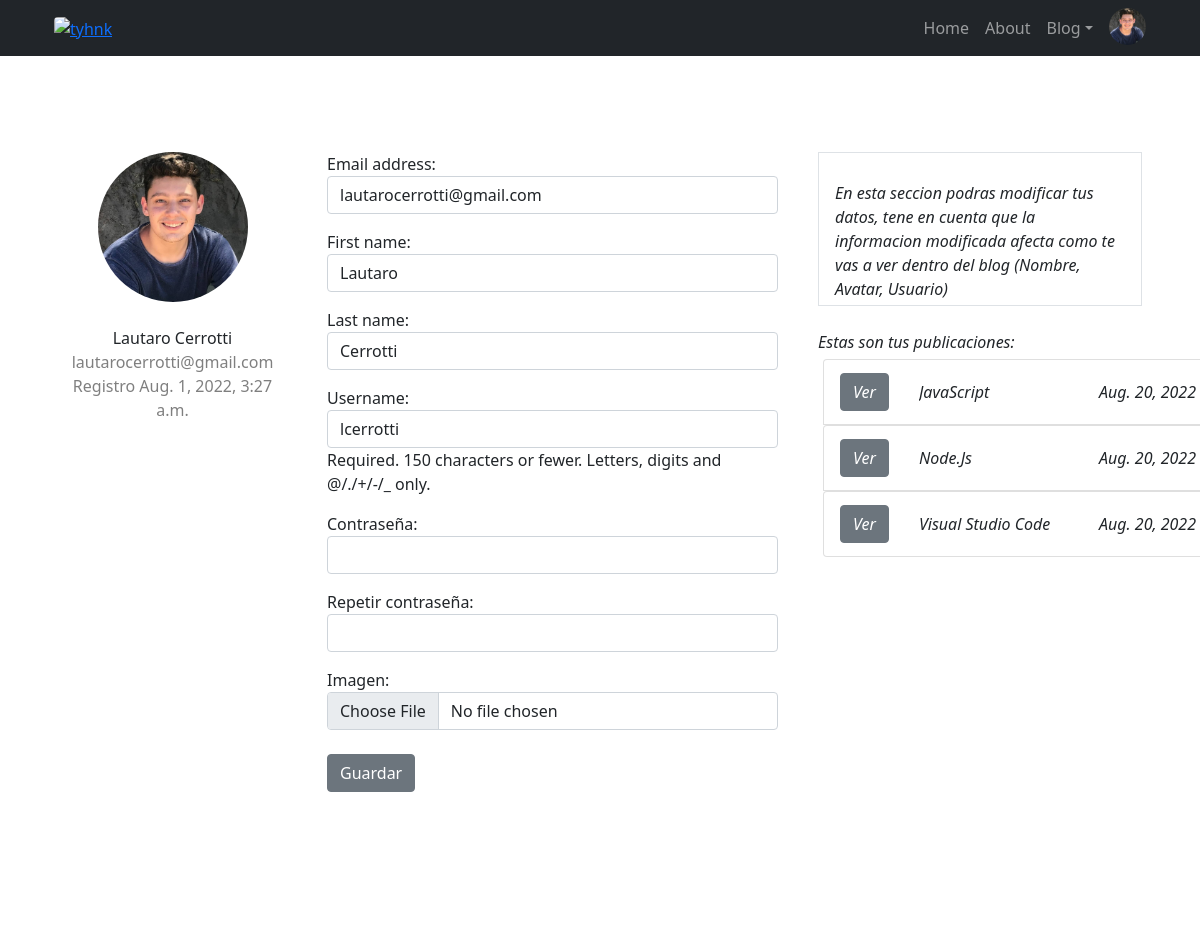
The app's page /registrado/modificar_perfil/ (signed in) with its own data.
### Blog_General/models.py (models this page shows, shortened)
class Publicacion(models.Model):
    options= (
        ('draft', 'Draft'),
        ('publicado', 'Publicado'),
    )
    options2= (
        ('si', 'si'),
        ('no', 'no'),
    )
    titulo = models.CharField(max_length=100)
    descripcion = models.TextField(max_length = 200, default="Some String")
    contenido = models.TextField(max_length=3500)
    imagen = models.URLField(max_length=3000, blank=True, null=True)
    fecha = models.DateField(auto_now_add=True)
    publicado = models.CharField(max_length=10, choices=options, default='draft')
    muestra_inferior = models.CharField(max_length=10, choices=options2, default='no')
    muestra_superior = models.CharField(max_length=10, choices=options2, default='no')
    likes = models.ManyToManyField(User, related_name='entry_likes', blank=True)
    avatar = models.URLField(blank=True, null=True)
    user = models.ForeignKey(User, on_delete=models.CASCADE, null=True) # El autor sera una ForeignKey la cual es igual al usuario conectado.

### RegistroUsuarios/views.py (the view)
# urls.py: path('modificar_perfil/', editar_perfil, name='modperfil'),
@login_required
def editar_perfil(request):
    usuario = request.user
    if request.method == 'POST':
        print("post")
        miFormulario = UserEditForm(request.POST, instance=request.user) # Enviamos a los formularios Avatar y UserEditForm los datos de la Request.
        formAvatar = AvatarFormulario(request.POST, request.FILES)
        if miFormulario.is_valid():
            print("es valido")
            data = miFormulario.cleaned_data
            usuario.first_name = data["first_name"]
            usuario.last_name = data["last_name"]
            usuario.email = data["email"]
            usuario.password = data["password1"]
            usuario.set_password(usuario.password)
            usuario.save()
            '''
            Necesitamos comprobar 3 cosas antes de cargar el avatar ya que el formulario puede
            devolver None (No cargo archivos).
            1) No tenga Imagen cargada pero si una anterior (Traemos la ultima que tenia.)
            2) No tenga Imagen cargada y tampoco una anterior (Cargamos una IMG defoult.jpg)
            3) Tenga una anterior y la quiera actualizar (Cargamos la nueva imagen)

            '''
            if formAvatar.is_valid():
                dataAvatar = formAvatar.cleaned_data
                print(dataAvatar)
                if dataAvatar['imagen'] == None and Avatar.objects.filter(user=request.user.id).last():
                    avatar = Avatar.objects.filter(user=request.user.id).last()
                    avatar.save()
                elif dataAvatar['imagen'] == None and Avatar.objects.filter(user=request.user.id).last() == None:
                    avatar = Avatar(user=request.user, imagen=os.path.join(MEDIA_URL, 'img/default.jpg'))
                    avatar.save()
                elif dataAvatar['imagen'] != None:
                    avatar = Avatar(user=request.user, imagen=dataAvatar["imagen"])
                    avatar.save()
            return render(request, "indexBase.html", {"mensaje": "Datos actualizados con éxito..."}) #Devolvemos un mensaje de Exito
        return render(request, "indexBase.html", {"mensaje": "La contraseña es invalida, Debe contener minimo 8 Caracteres alfanumericos y ambas deben coinicidir"}) #Si las contraseñas no coinciden o son solamente numeros
    else:
        miFormulario = UserEditForm(instance=request.user)         #Caso contrario , devolvemos los formularios correspondientes a modificar_perfil
        formAvatar = AvatarFormulario()
        Posteos = Publicacion.objects.filter(user=request.user)
        context = miFormulario.errors
    return render(request, "modificar_perfil.html", {"miFormulario": miFormulario, "formAvatar": formAvatar, "Posteos": Posteos, 'context':context})

### RegistroUsuarios/forms.py
class AvatarFormulario(forms.ModelForm):
    class Meta:
        model=Avatar
        fields=('imagen',)
        widgets= {
            'imagen': forms.FileInput(
                attrs={
                    'type': 'file',
                    'class': 'form-control',
                }
            ),
        }

### Main/context_procesor.py (called while the page is built)
def getUserInfo(request):
    context = {}
    if not request.user.is_authenticated:
        context['formAuth'] = AuthenticationForm()
    else: #Solicitamos el ultimo avatar y lo pasamos como context
        avatar = Avatar.objects.filter(user=request.user.id).last()
        if avatar:
            context['url'] = avatar.imagen.url
        else: # Caso contrario, asignamos una imagen Defoult.
            avatar = Avatar(user=request.user, imagen=os.path.join(MEDIA_URL, 'img/default.jpg'))
        context['url'] = avatar.imagen.url
    return context

### templates/modificar_perfil.html (shortened to what this page needs)
{% extends 'indexBase.html' %}
{% block navigation %}
{% load static %}
<link href="{% static 'css\styles.css' %}" rel="stylesheet" />
<div class="container rounded bg-white mt-5 mb-5">
    <div class="row">
        <div class="col-md-3 border-right">
            <div class="d-flex flex-column align-items-center text-center p-3 py-5"><img class="rounded-circle"
                    width="150" height="150" src="{{url}}"><br><span class="font-weight-bold">{{user.first_name}}
                    {{user.last_name}}</span><span class="text-black-50">{{user.email}}</span><span
                    class="text-black-50">Registro {{user.date_joined}}</span></div>
        </div>
        <div class="col-md-5 border-right">
            <br></br>
            <form enctype="multipart/form-data" method="POST">{% csrf_token %}
                {{miFormulario.as_p}}
                {{formAvatar}}<br>
                <input class="btn btn-secondary" type="submit" value="Guardar">
            </form>
        </div>
        <div class="col-md-4">
            <div class="p-3 py-5">
                <div class="d-flex justify-content-between align-items-center experience"><span
                        class="border px-3 p-1 add-experience"><i class="fa fa-plus"><br>
                            <div class="col-md-12"><label class="labels">En esta seccion podras modificar tus datos,
                                    tene en cuenta que la informacion modificada afecta como te vas a ver dentro del
                                    blog (Nombre, Avatar, Usuario){{context}}</label><br>
                            </div>
                </div>
                <div class="col-md-15"><br>
                    {% if Posteos %}
                    <label class="labels">Estas son tus publicaciones:</label>
                    <div style="width:400px;height:500px;line-height:3em;overflow:auto;padding:5px;">
                        {% for post in Posteos %}
                        <ul class="list-group">
                            <li class="list-group-item d-flex justify-content-between align-items-center">
                                <a class="btn btn-secondary bt-sm" href="{% url 'verpost' post.id %}">Ver</a>
                                <div class="b">
                                    <span class="b">{{post.titulo}}</span>
                                </div>
                                <span>{{post.fecha}}</span>
                            </li>
                            {% endfor %}
                            {% endif %}
                    </div>
                </div>
            </div>
        </div>
    </div>
    {% endblock navigation %}

### templates/modificar_perfil.html (style rules this page uses)
div.b { white-space: nowrap; width: 150px; overflow: hidden; text-overflow: ellipsis; }

### records on screen
Publicacion: titulo "JavaScript", fecha "Aug. 20, 2022"
Publicacion: titulo "Node.Js", fecha "Aug. 20, 2022"
Publicacion: titulo "Visual Studio Code", fecha "Aug. 20, 2022"

### other values on screen
{{ user.first_name }} "Lautaro"
{{ user.last_name }} "Cerrotti"
{{ user.email }} "lautarocerrotti@gmail.com"
{{ user.date_joined }} "Aug. 1, 2022, 3:27 a.m."
